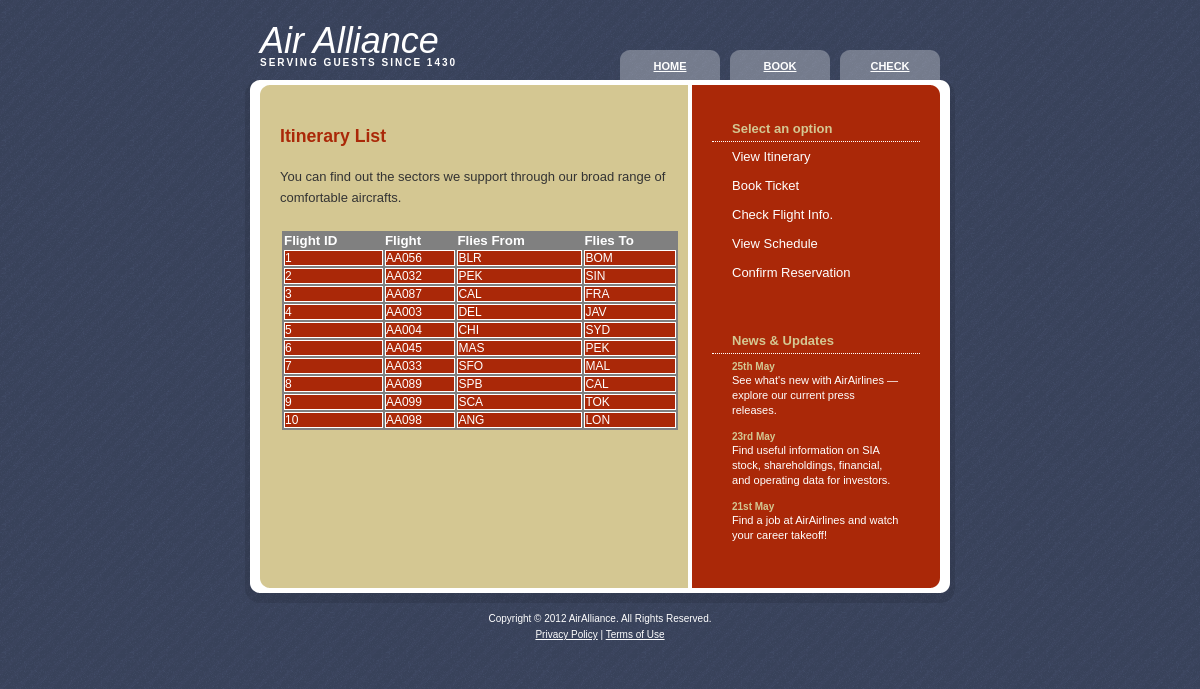
The page /flightinfo.php on the database its author committed.
### tables this page shows
CREATE TABLE IF NOT EXISTS `Flights` (
  `FID` int(11) NOT NULL,
  `FName` varchar(10) NOT NULL,
  `SourceSID` int(11) NOT NULL,
  `DestSID` int(11) NOT NULL,
  PRIMARY KEY  (`FID`)
);

CREATE TABLE IF NOT EXISTS `Sectors` (
  `SID` int(11) NOT NULL auto_increment,
  `Sector` varchar(10) NOT NULL,
  PRIMARY KEY  (`SID`),
  KEY `Sector` (`Sector`)
);

### itinerarymanager.php (called while the page is built, shortened)
<?php
include("classes/flight.php");
function initDB(){
    if(! isset($_SESSION['databaseURL'])){
            $query = "SELECT * FROM Sectors";
        }
    $databaseURL = $_SESSION['databaseURL'];
    $databaseUName = $_SESSION['databaseUName'];
    $databasePWord = $_SESSION['databasePWord'];
    $connection = mysql_connect($databaseURL,$databaseUName,$databasePWord);
    return $connection;
}
function getFlightInfo($FID){
    if($FID == 0){
            $query = "SELECT * FROM Flights";
        }
        else{
            $query = "SELECT * FROM Flights WHERE FID='".$FID."'";
        }
    $result = mysql_query($query);
    $flightID = 0;
    while($row = mysql_fetch_array($result)){
            $FID = $row['FID'];
            $FName = $row['FName'];
            $SourceSID = $row['SourceSID'];
            $DestSID = $row['DestSID'];
            $query2 = "SELECT * FROM Sectors WHERE SID='".$SourceSID."'";
            $result2 = mysql_query($query2);
            $row2 = mysql_fetch_array($result2);
            $source = $row2['Sector'];
            $query3 = "SELECT * FROM Sectors WHERE SID='".$DestSID."'";
            $result3 = mysql_query($query3);
            $row3 = mysql_fetch_array($result3);
            $dest= $row3['Sector'];
            $flight = new Flight();
            $flight->set_FID($FID);
            $flight->set_FName($FName);
            $flight->set_source($source);
            $flight->set_dest($dest);
            $flightData[$flightID] = $flight;
            $flightID = $flightID +1;
        }
    return $flightData;
}
?>

### classes/flight.php (called while the page is built)
<?php
class Flight {
    private $FID;
    private $fName;
    private $source;
    private $dest;
    function set_FID($FID) {
        $this->FID = $FID;
    }
    function set_FName($fName) {
        $this->fName = $fName;
    }
    function set_source($source) {
        $this->source = $source;
    }
    function set_dest($dest) {
        $this->dest = $dest;
    }
    function get_FID() {
        return $this->FID;
    }
    function get_FName() {
        return $this->fName;
    }
    function get_source() {
        return $this->source;
    }
    function get_dest() {
        return $this->dest;
    }
}
?>

### flightinfo.php (the view, shortened to what this page needs)
<!DOCTYPE html PUBLIC "-//W3C//DTD XHTML 1.0 Strict//EN" "http://www.w3.org/TR/xhtml1/DTD/xhtml1-strict.dtd">
<html xmlns="http://www.w3.org/1999/xhtml">
    <head>
        <link href="css/default.css" rel="stylesheet" type="text/css" />
    </head>
    <?php
        include("itinerarymanager.php");
        $FID=0;
    ?>
    <body>
        <div id="wrapper">
        <?php include 'include/header.php'; ?>
            <div id="page">
                <div id="content">
                    <div id="welcome">
                        <h1>Itinerary List</h1>
                        <p>
                            You can find out the sectors we support through our broad range of comfortable aircrafts.
                        </p>
                        <table class="aatable">
                            <tr>
                                <th>Flight ID</th>
                                <th>Flight</th>
                                <th>Flies From</th>
                                <th>Flies To</th>
                            </tr>
                            <?php
                            $flightData = getFlightInfo($FID);
                            for($index=0;$index < count($flightData);$index++){
                                $flight = $flightData[$index];
                                echo "<tr>";
                                echo "<td>".$flight->get_FID()."</td>";
                                echo "<td>".$flight->get_FName()."</td>";
                                echo "<td>".$flight->get_source()."</td>";
                                echo "<td>".$flight->get_dest()."</td>";
                                echo "</tr>";
                            }
                            ?>
                        </table>
                    </div>
                </div>
                <div id="sidebar">
                    <ul>
                        <?php include 'include/nav.php'; ?>
                            <?php include 'include/updates.php'; ?>
                    </ul>
                </div>
                <div style="clear: both; height: 1px"></div>
            </div>
                <?php include 'include/footer.php'; ?>
        </div>
    </body>
</html>

### include/header.php
<div id="header">
    <div id="logo">
        <h1><a href="index.php">Air Alliance</a></h1>
        <h2><a href="index.php">Serving Guests Since 1430</a></h2>
    </div>
    <div id="menu">
        <ul>
            <li><a href="index.php">Home</a></li>
            <li><a href="processitinerary.php">Book</a></li>
            <li><a href="confirmreservation.php">Check</a></li>
        </ul>
    </div>
</div>

### include/nav.php
<li id="submenu">
    <h2>Select an option</h2>
    <ul>
        <li><a href="listitinerary.php">View Itinerary</a></li>
        <li><a href="processitinerary.php">Book Ticket</a></li>
        <li><a href="flightinfo.php">Check Flight Info.</a></li>
        <li><a href="scheduleinfo.php">View Schedule</a></li>
        <li><a href="confirmreservation.php">Confirm Reservation</a></li>
    </ul>
</li>

### include/updates.php
<li id="news">
    <h2>News &amp; Updates</h2>
    <ul>
        <li>
            <h3>25th May</h3>
            <p><a href="#">See what's new with AirAirlines — explore our current press releases.</a></p>
        </li>
        <li>
            <h3>23rd May</h3>
            <p><a href="#">Find useful information on SIA stock, shareholdings, financial, and operating data for investors.</a></p>
        </li>
        <li>
            <h3>21st May</h3>
            <p><a href="#">Find a job at AirAirlines and watch your career takeoff!</a></p>
        </li>
    </ul>
</li>

### include/footer.php
<div id="footer">
    <p id="legal">Copyright &copy; 2012 AirAlliance. All Rights Reserved.</p>
    <p id="links"><a href="#">Privacy Policy</a> | <a href="#">Terms of Use</a></p>
</div>

### css/default.css (style rules this page uses)
* { margin: 0; padding: 0; }
body { background: #D4C792 url(images/img01.gif); font-family: Arial, Helvetica, sans-serif; font-size: 13px; color: #333333; }
h1, h2, h3 { color: #AA2808; }
p, blockquote, ul, ol { margin-bottom: 20px; line-height: 1.6em; }
a { text-decoration: underline; color: #323B51; }
#header { width: 710px; height: 96px; margin: 0 auto; background: url(images/img05.gif) no-repeat left bottom; }
#logo { float: left; padding: 20px 0 0 15px; }
#logo h1 { margin: 0; padding: 0; font: italic 36px "Trebuchet MS", Arial, Helvetica, sans-serif; }
#logo h2 { margin: -5px 0 0 0; padding: 0; text-transform: uppercase; letter-spacing: 2px; font-size: 10px; font-weight: bold; color: #D4C792; }
#logo a { text-decoration: none; color: #FFFFFF; }
#menu { float: right; padding-right: 10px; }
#menu ul { margin: 0; padding: 50px 0 0 0; list-style: none; line-height: normal; }
#menu li { display: inline; }
#menu a { display: block; float: left; width: 110px; height: 20px; margin: 0; padding: 10px 0 0 0; background: url(images/img02.gif); text-align: center; text-transform: uppercase; font-size: 11px; font-weight: bold; color: #FFFFFF; }
#page { width: 710px; margin: 0 auto; background: #D4C792 url(images/img04.gif) repeat-y; }
#content { float: left; width: 388px; padding: 30px 0 0 35px; }
#content h1, #content h2, #content h3 { margin-bottom: 20px; }
#content h1 { font-size: 136%; }
#sidebar { float: right; width: 208px; padding: 0 35px 0 0; }
#sidebar ul { margin: 0; padding: 0; list-style: none; line-height: normal; }
#sidebar li { margin-bottom: 1px; padding: 20px 0; }
#sidebar li li { margin: 0; padding: 7px 20px; border: none; }
#sidebar h2 { padding: 5px 20px; border-bottom: 1px dotted #FFFFFF; font-size: 100%; color: #D4C792; }
#sidebar h3 { font-size: 77%; color: #D4C792; }
#sidebar p { margin: 0; line-height: normal; color: #D4C792; }
#sidebar a { border: none; text-decoration: none; color: #FFFFFF; }
#news a { font-size: 85%; }
#footer { width: 710px; height: 50px; margin: 0 auto; padding: 40px 0 0 0; background: url(images/img06.gif) no-repeat; color: #FFFFFF; }
#footer p { margin: 0; text-align: center; font-size: 77%; }
#footer a { text-decoration: underline; color: #FFFFFF; }
TABLE.aatable { font-family:arial; font-size:10pt; background-color:#808080; width:400px; border-style:solid; border-color:#D4C792; border-width:2px; }
TH { font-size:10pt; color:white; text-align:left; }
TD { font-size:9pt; background-color:#AA2808; color:white; border-style:solid; border-width:1px; text-align:left; }

### rows shown on the page
flights: FID "1", FName "AA056"
sectors: Sector "BLR"
sectors: Sector "BOM"
flights: FID "2", FName "AA032"
sectors: Sector "PEK"
sectors: Sector "SIN"
flights: FID "3", FName "AA087"
sectors: Sector "CAL"
sectors: Sector "FRA"
flights: FID "4", FName "AA003"
sectors: Sector "DEL"
sectors: Sector "JAV"
flights: FID "5", FName "AA004"
sectors: Sector "CHI"
sectors: Sector "SYD"
flights: FID "6", FName "AA045"
sectors: Sector "MAS"
flights: FID "7", FName "AA033"
sectors: Sector "SFO"
sectors: Sector "MAL"
flights: FID "8", FName "AA089"
sectors: Sector "SPB"
sectors: Sector "CAL"
flights: FID "9", FName "AA099"
sectors: Sector "SCA"
sectors: Sector "TOK"
flights: FID "10", FName "AA098"
sectors: Sector "ANG"
sectors: Sector "LON"
